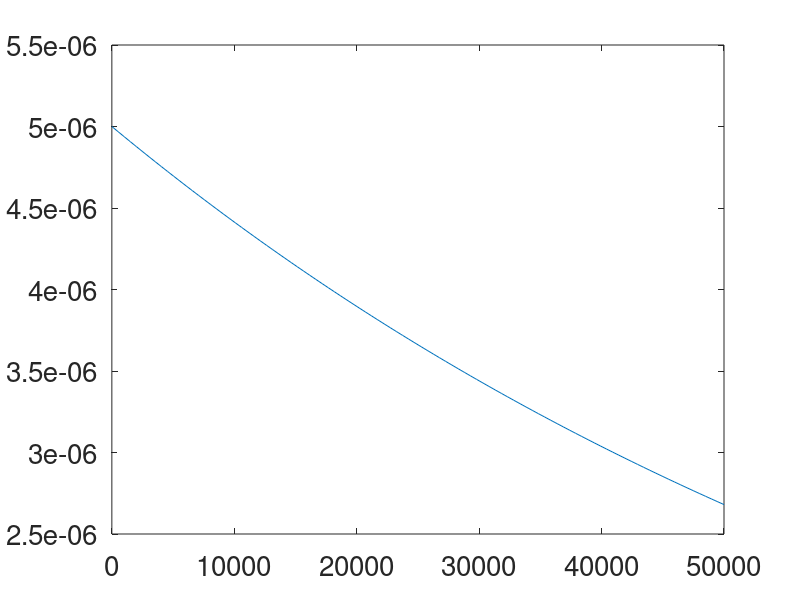

Source code (MATLAB): (Note: this script raises an error after producing the figure.)
% Solves r_p at various C

clear
clc

figure(3)
for C = 1:3:21
khet = 1; Ms = 40.11e-3; rhos = 3.217e3;
t = linspace(0,50000,100);
rp  = 5e-6*exp(-khet*C*Ms/rhos*t);
plot(t, rp)
hold on 
set(gca, 'FontSize', 20)
title('r_p''=-r_pkCMs/rhos','k=1, Ms=40.11e-3, rhos=3.217e3')
end
hold off 
legend('C=1', 'C=4', 'C=7', 'C=10', 'C=13', 'C=16', 'C=19', 'C=21')
xlabel('t')
ylabel('r_p')
